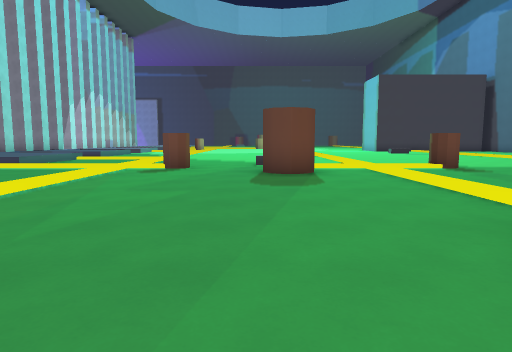
[1] (above)

24 first-person views from a walk through a level from a Godot 3-D game. The camera is 1.4 m above the floor, tilts 6° down and sees 75° across. The floor is counted in squares, 2 m on a side. Each view is taken from the middle of a square. On the plan, view 1 faces up. The plan holds only what a view shows up to about 10 squares ahead; the rest is blank. The place goes on beyond the plan.

[2]
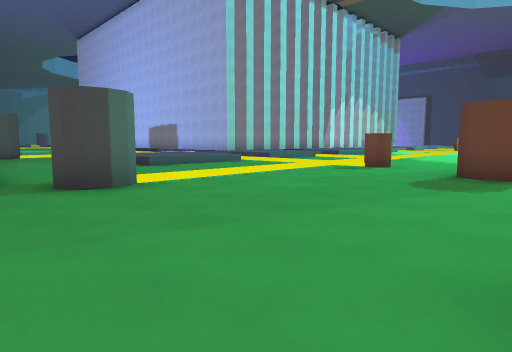

[3]
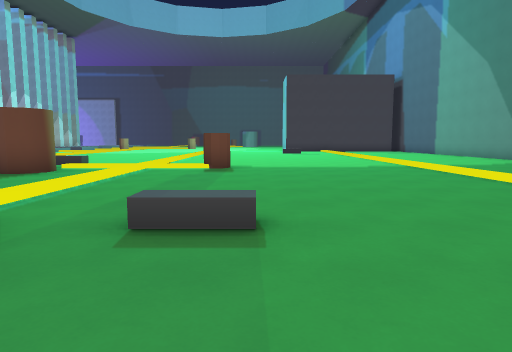

[4]
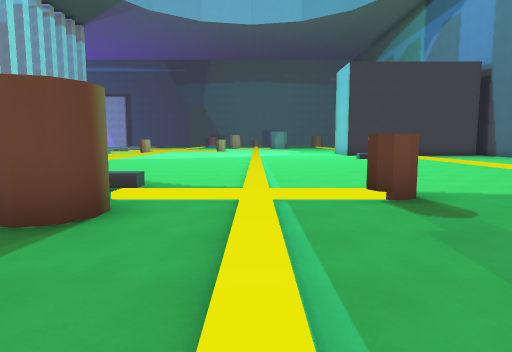

[5]
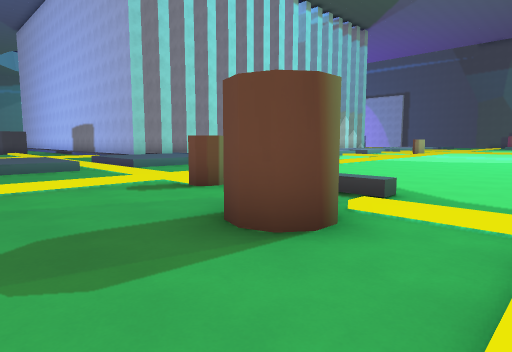

[6]
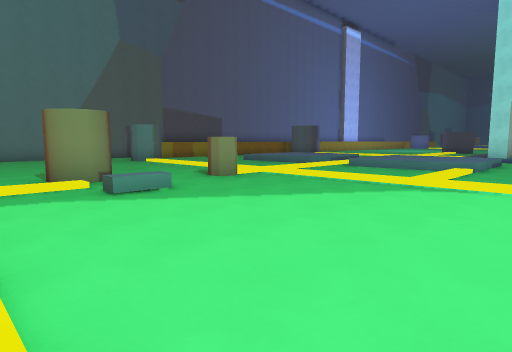

[7]
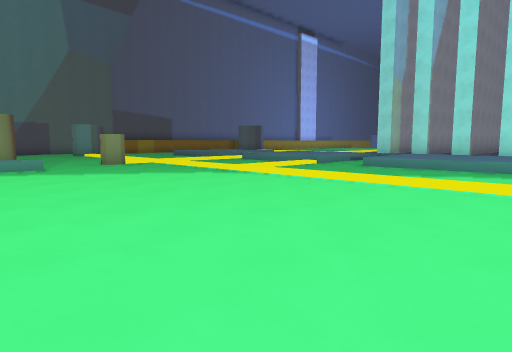

[8]
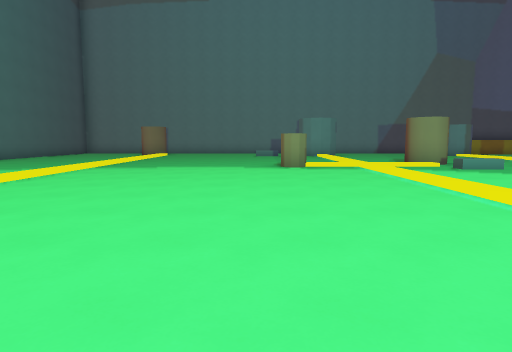

[9]
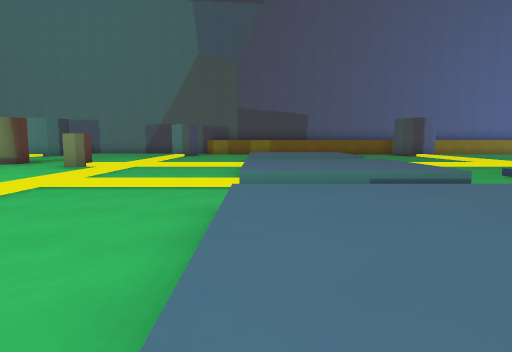

[10]
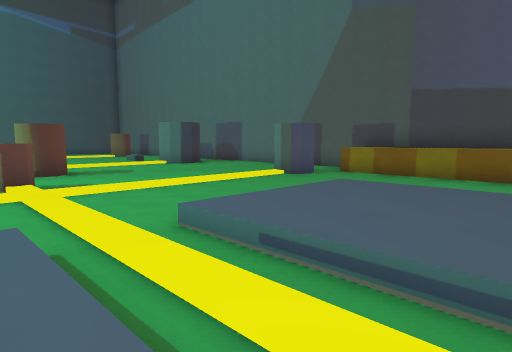

[11]
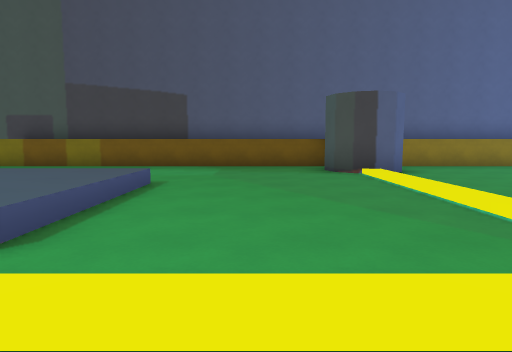

[12]
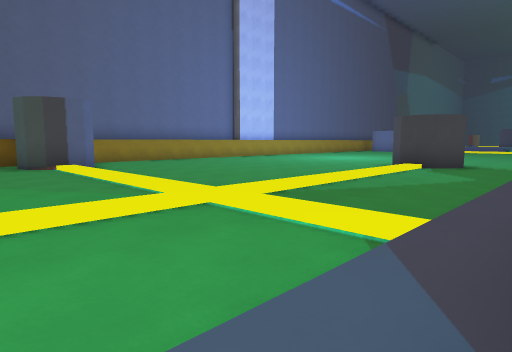

[13]
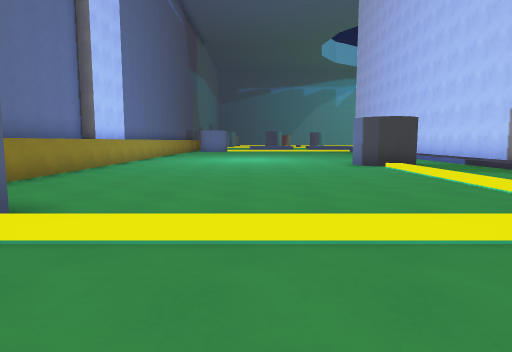

[14]
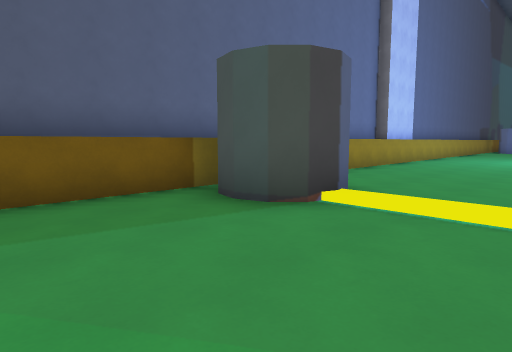

[15]
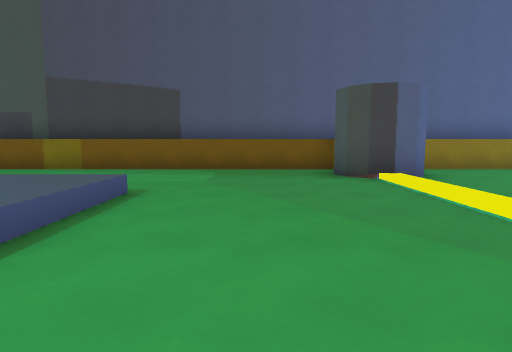

[16]
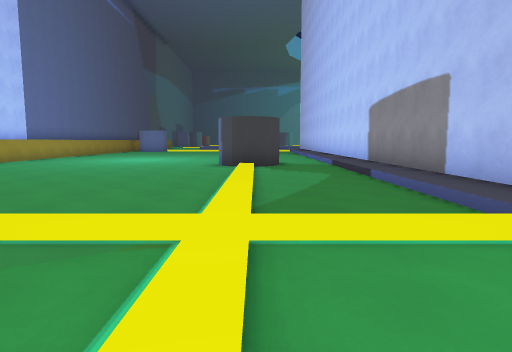

[17]
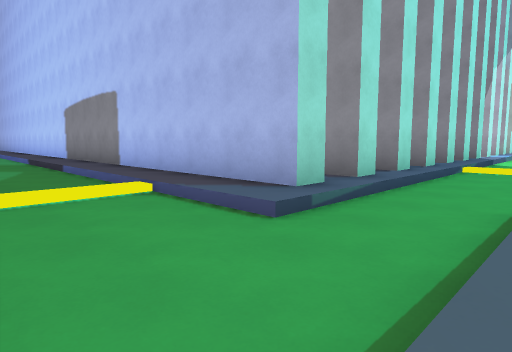

[18]
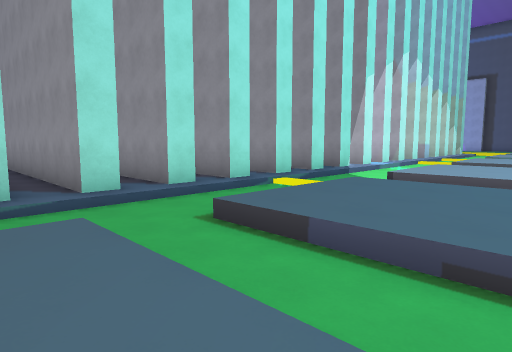

[19]
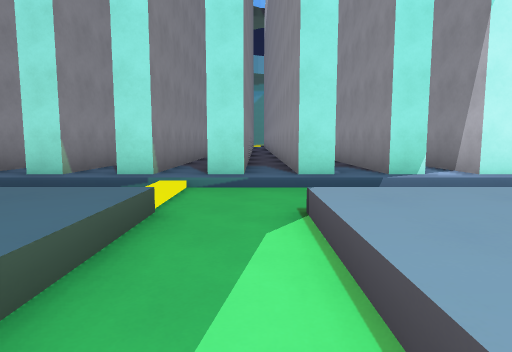

[20]
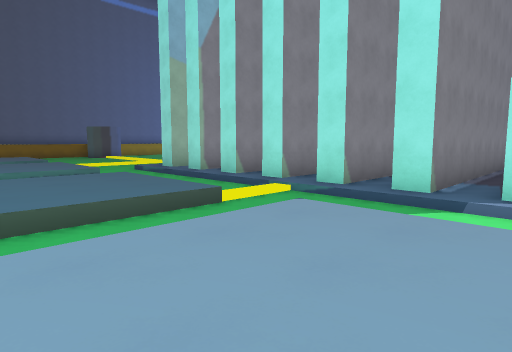

[21]
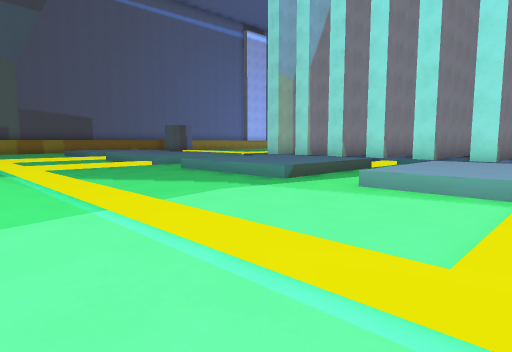

[22]
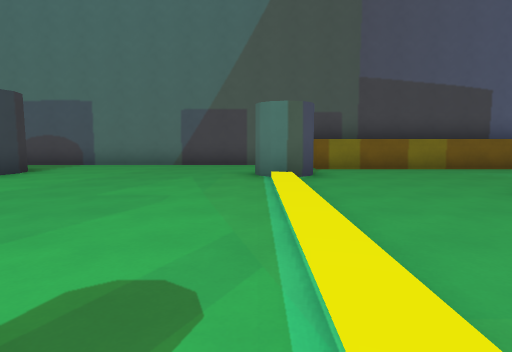

[23]
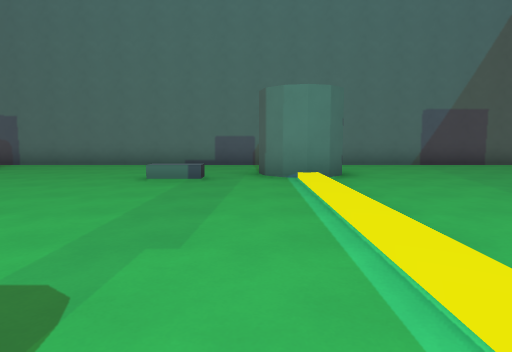

[24]
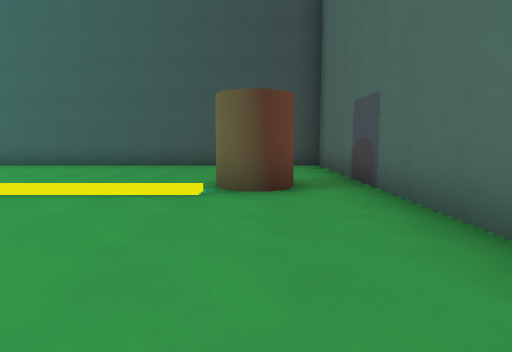

### Floor plan
Key: @ floor where view 1 was taken; # wall or solid block; x gap in a wall; . main floor; : floor 0.25 m higher than the main floor; + floor 0.5 m higher than the main floor; / step, stairs or slope; ^ raised ledge.
Columns run from 22 left of view 1 to 16 right of it. Each row starts with its distance up from view 1.
 22       ####/ ++++ //..
 21       ::::/.++++.....
 20    #######/.++++.....
 19      #####/..............
 18       :::://////.........   .
 17      #####/.++++.........  ...
 16        ###/.++++......... .....
 15         ::/.++++........./......
 14    #######/............../.......
 13 ##########/.///////....../.......
 12 ::::::::::/.++++........./........
 11 ............++++........./.........
 10 ............++++......//./..........
  9 #///////////////////#..////#........
  8 #...........////.......#./.......... .#
  7 ............++++........./............#
  6 ............++++........./............#
  5 ............++++........./............#
  4 .............  ........../............#
  3 ............. .........../............#
  2 .......##.........##.....#............#
  1 .......x.................#.......#    #
  0 ^^^^^^^ ^^^^^^^^^^....@...............#
 -1 ^^^^^^^^^^^^^^^^^^#####################

Positions as (right, up) in squares from view 1, and headings:
1: (0, 0), facing up
2: (2, 0), facing up-left
3: (6, 0), facing up
4: (3, 4), facing up
5: (3, 5), facing up-left
6: (3, 15), facing down-left
7: (2, 19), facing down-left
8: (6, 18), facing down
9: (-7, 18), facing down
10: (-10, 10), facing down-right
11: (-12, 10), facing down
12: (-12, 12), facing down-left
13: (-12, 5), facing left
14: (-11, 5), facing down-left
15: (-12, 9), facing down
16: (-12, 9), facing left
17: (-10, 9), facing up-left
18: (-7, 12), facing up-left
19: (-7, 19), facing left
20: (-7, 22), facing down-left
21: (-2, 22), facing down-left
22: (-3, 9), facing down
23: (4, 9), facing down
24: (6, 1), facing right
